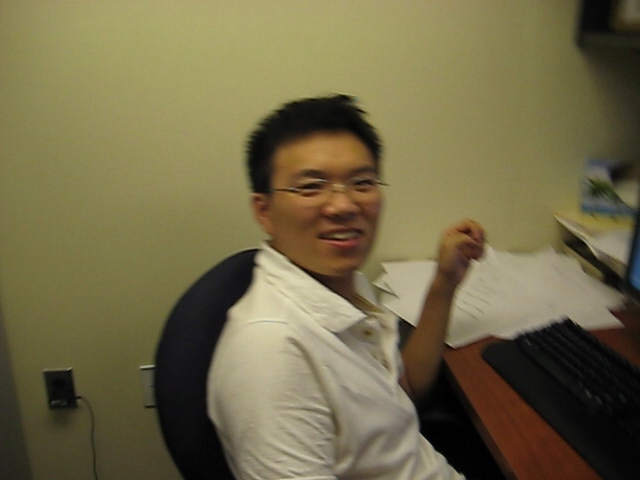
#> input picture test_samples/0/0207.jpg, 640 x 480 px; its folder holds only this picture in this run
$ python get_feature_test.py
#> lines starting #> are read from the running program, lines starting #| are printed output that depends on the picture
import cv2
import numpy as np
import os
from sklearn.decomposition import PCA as Sklearn_PCA
from sklearn.neighbors import KNeighborsClassifier
from sklearn.metrics import accuracy_score
from sklearn.naive_bayes import GaussianNB
from sklearn.svm import SVC

component = 28
Neighbors = 6
scale = 1.1

# 伽马矫正
def gamma_correction(image, gamma):
    invGamma = 1.0 / gamma
    table = np.array([(i / 255.0) ** invGamma * 255 for i in np.arange(0, 256)]).astype("uint8")
    return cv2.LUT(image, table)

# 数据格式为按列
def PCA(X_train, components):
    # Prepare
    col = X_train.shape[1]
    # axis=0 表示操作是针对行的方向，但实际上是在处理特征（列）
    Mean = np.mean(X_train, axis=1)
    # X = X_train - Mean
    # 减去每个特征的均值,使得每个特征的均值均为0
    X = X_train - Mean[:, np.newaxis]
    # Calculate eig_vectors, eig_values
    cov = np.dot(X, X.T) / col
    eigenvalues, eigenvectors = np.linalg.eig(cov)

    # 确保特征值、特征向量为实数
    eigenvalues = np.real(eigenvalues)
    eigenvectors = np.real(eigenvectors)

    # 对特征值、特征向量进行排序
    index = np.argsort(eigenvalues)[::-1]
    # 大小为样本数量*样本数量
    W = eigenvectors[:, index]

    # Build model
    model = {
        'mean': Mean,
        'W': W[:, :components],
        'components': components
    }

    return model


#########################################  主函数  #########################################

# 加载人脸检测模型
# face_mode = cv2.CascadeClassifier(cv2.data.haarcascades + 'haarcascade_frontalface_alt.xml')
face_mode = cv2.CascadeClassifier("ckpt/haarcascade_frontalface_alt.xml")

# 读取测试集
test_images = []
test_labels = []
test_path = "test_samples"
test_num = 0
faces_num = 0
for label in os.listdir(test_path):
    label_path = os.path.join(test_path, label)
    for img_name in os.listdir(label_path):
        img_path = os.path.join(label_path, img_name)
        img = cv2.imread(img_path)
#> img is the input picture: shape (480, 640, 3); mean B, G, R 72.6, 106.2, 115

        if img is not None:
            # 转为灰度图
            gray_img = cv2.cvtColor(img, cv2.COLOR_BGR2GRAY)
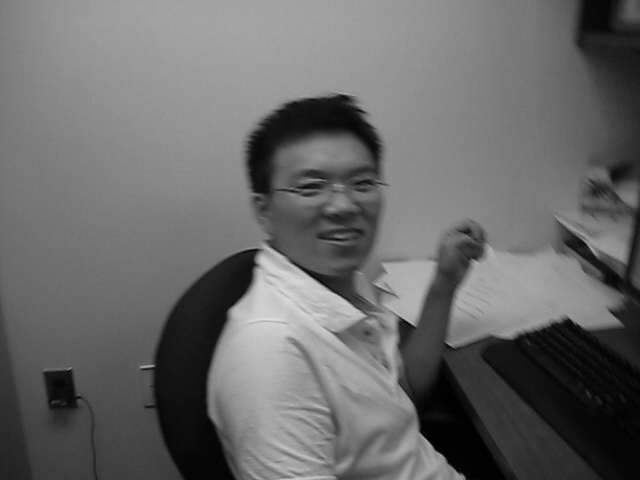
#> gray_img: shape (480, 640); min 0, max 222, mean 105
            faces = face_mode.detectMultiScale(gray_img, scaleFactor=scale, minNeighbors=Neighbors)
#> faces = [[272, 132, 127, 127]]
            # 二次探查
            if len(faces) == 0:
                blurred_image = cv2.GaussianBlur(gray_img, (3, 3), 0)
                faces = face_mode.detectMultiScale(blurred_image, scaleFactor=scale, minNeighbors=Neighbors)
                # 三次探查
                if len(faces) == 0:
                    histed_image = cv2.equalizeHist(blurred_image)
                    faces = face_mode.detectMultiScale(histed_image, scaleFactor=scale, minNeighbors=Neighbors)
                    # 四次探查
                    if len(faces) == 0:
                        gamma_image = gamma_correction(histed_image, 1.5)
                        faces = face_mode.detectMultiScale(gamma_image, scaleFactor=scale, minNeighbors=Neighbors)

            for (x, y, w, h) in faces:
                face = gray_img[y:y+h, x:x+w]

                print(f"face shape: {face.shape}")

                face_sized = cv2.resize(face, (150, 150))
                test_images.append(face_sized)
                test_labels.append(label)
                faces_num += 1
#> this loop made 1 pass
#> (x, y, w, h, faces_num) on pass 1: (272, 132, 127, 127, 1)
#| face shape: (127, 127)
#> pass 1, `face = gray_img[y:y+h, x:x+w]`:
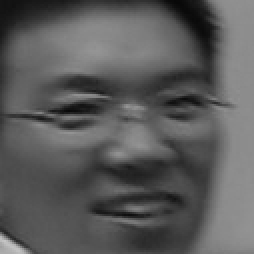
#> face: shape (127, 127) (shown 2 times larger); min 8, max 197, mean 90.7
#> after the loop, faces_num = 1; test_images = 1 item; test_labels = ['0']
        test_num += 1
#> pass 2 of the loop `for label in os.listdir(test_path):`:
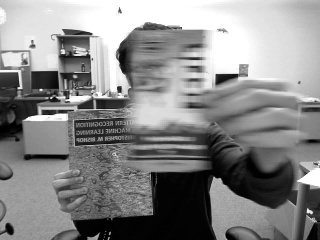
#> input picture test_samples/1/0222.jpg, 320 x 240 px
#> img is the input picture: shape (240, 320, 3); min 0, max 255, mean 136.7
#> gray_img: shape (240, 320)
#> faces = ()
#> `histed_image = cv2.equalizeHist(blurred_image)`:
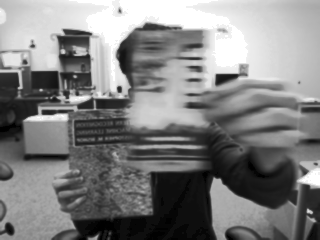
#> histed_image: shape (240, 320); min 0, max 255, mean 128.4
#> in gamma_correction, `return cv2.LUT(image, table)`:
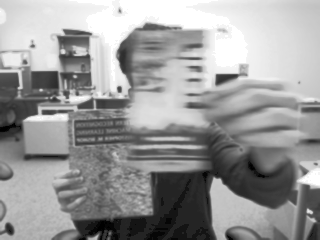
#> returned value: shape (240, 320); min 0, max 255, mean 153.4
#> after the loop `for (x, y, w, h) in faces:`: faces_num = 1
print(f"Detected Test faces num are: {faces_num}/{test_num}")
#| Detected Test faces num are: 1/2

# 将测试数据转为numpy数组
X_test = np.array(test_images)
y_test = np.array(test_labels)

# 保存文件方便后续调用
if not os.path.exists("Vidface_one_dimension"):
  os.makedirs("Vidface_one_dimension")
# 保存测试集
np.save("Vidface_one_dimension/X_test.npy", X_test)
np.save("Vidface_one_dimension/y_test.npy", y_test)
